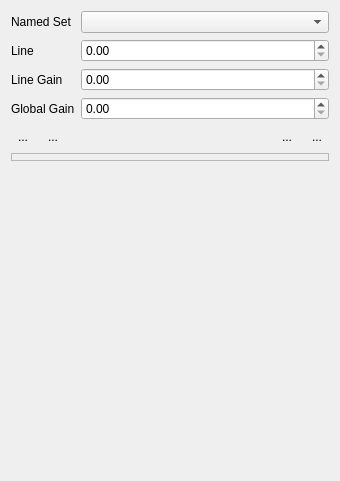
<?xml version="1.0" encoding="UTF-8"?>
<ui version="4.0">
 <class>Form</class>
 <widget class="QWidget" name="Form">
  <property name="geometry">
   <rect>
    <x>0</x>
    <y>0</y>
    <width>340</width>
    <height>481</height>
   </rect>
  </property>
  <property name="windowTitle">
   <string>Form</string>
  </property>
  <layout class="QGridLayout" name="gridLayout">
   <item row="3" column="1">
    <widget class="MagnitudeSpinBox" name="globalGainBox"/>
   </item>
   <item row="0" column="1">
    <widget class="QComboBox" name="comboBox">
     <property name="sizePolicy">
      <sizepolicy hsizetype="MinimumExpanding" vsizetype="Fixed">
       <horstretch>0</horstretch>
       <verstretch>0</verstretch>
      </sizepolicy>
     </property>
    </widget>
   </item>
   <item row="4" column="0" colspan="2">
    <layout class="QHBoxLayout" name="horizontalLayout">
     <item>
      <widget class="QToolButton" name="startShuttlingSeqFiniteButton">
       <property name="text">
        <string>...</string>
       </property>
       <property name="icon">
        <iconset resource="Experiment.qrc">
         <normaloff>:/openicon/icons/media-playback-start-7.png</normaloff>:/openicon/icons/media-playback-start-7.png</iconset>
       </property>
       <property name="autoRaise">
        <bool>true</bool>
       </property>
      </widget>
     </item>
     <item>
      <widget class="QToolButton" name="startShuttlingSeqContButton">
       <property name="text">
        <string>...</string>
       </property>
       <property name="icon">
        <iconset resource="Experiment.qrc">
         <normaloff>:/openicon/icons/view-refresh-7.png</normaloff>:/openicon/icons/view-refresh-7.png</iconset>
       </property>
       <property name="autoRaise">
        <bool>true</bool>
       </property>
      </widget>
     </item>
     <item>
      <spacer name="horizontalSpacer">
       <property name="orientation">
        <enum>Qt::Horizontal</enum>
       </property>
       <property name="sizeHint" stdset="0">
        <size>
         <width>40</width>
         <height>20</height>
        </size>
       </property>
      </spacer>
     </item>
     <item>
      <widget class="QToolButton" name="addEdgeButton">
       <property name="text">
        <string>...</string>
       </property>
       <property name="icon">
        <iconset resource="Experiment.qrc">
         <normaloff>:/openicon/icons/edit-add.png</normaloff>:/openicon/icons/edit-add.png</iconset>
       </property>
       <property name="autoRaise">
        <bool>true</bool>
       </property>
      </widget>
     </item>
     <item>
      <widget class="QToolButton" name="removeEdgeButton">
       <property name="text">
        <string>...</string>
       </property>
       <property name="icon">
        <iconset resource="Experiment.qrc">
         <normaloff>:/openicon/icons/edit_remove.png</normaloff>:/openicon/icons/edit_remove.png</iconset>
       </property>
       <property name="autoRaise">
        <bool>true</bool>
       </property>
      </widget>
     </item>
    </layout>
   </item>
   <item row="3" column="0">
    <widget class="QLabel" name="label_4">
     <property name="text">
      <string>Global Gain</string>
     </property>
    </widget>
   </item>
   <item row="6" column="1">
    <spacer name="verticalSpacer">
     <property name="orientation">
      <enum>Qt::Vertical</enum>
     </property>
     <property name="sizeHint" stdset="0">
      <size>
       <width>20</width>
       <height>175</height>
      </size>
     </property>
    </spacer>
   </item>
   <item row="2" column="1">
    <widget class="MagnitudeSpinBox" name="lineGainBox"/>
   </item>
   <item row="2" column="0">
    <widget class="QLabel" name="label_2">
     <property name="text">
      <string>Line Gain</string>
     </property>
    </widget>
   </item>
   <item row="0" column="0">
    <widget class="QLabel" name="label_3">
     <property name="text">
      <string>Named Set</string>
     </property>
    </widget>
   </item>
   <item row="1" column="0">
    <widget class="QLabel" name="lineLabel">
     <property name="contextMenuPolicy">
      <enum>Qt::ActionsContextMenu</enum>
     </property>
     <property name="text">
      <string>Line</string>
     </property>
    </widget>
   </item>
   <item row="1" column="1">
    <widget class="MagnitudeSpinBox" name="lineBox"/>
   </item>
   <item row="5" column="0" colspan="2">
    <widget class="QFrame" name="shuttlingEdgesWidget">
     <property name="frameShape">
      <enum>QFrame::StyledPanel</enum>
     </property>
     <property name="frameShadow">
      <enum>QFrame::Raised</enum>
     </property>
     <property name="lineWidth">
      <number>0</number>
     </property>
     <layout class="QVBoxLayout" name="verticalLayout">
      <property name="spacing">
       <number>3</number>
      </property>
      <property name="leftMargin">
       <number>0</number>
      </property>
      <property name="topMargin">
       <number>3</number>
      </property>
      <property name="rightMargin">
       <number>0</number>
      </property>
      <property name="bottomMargin">
       <number>3</number>
      </property>
     </layout>
    </widget>
   </item>
  </layout>
 </widget>
 <customwidgets>
  <customwidget>
   <class>MagnitudeSpinBox</class>
   <extends>QDoubleSpinBox</extends>
   <header>MagnitudeSpinBox</header>
  </customwidget>
 </customwidgets>
 <tabstops>
  <tabstop>comboBox</tabstop>
  <tabstop>lineBox</tabstop>
  <tabstop>lineGainBox</tabstop>
  <tabstop>globalGainBox</tabstop>
  <tabstop>startShuttlingSeqFiniteButton</tabstop>
  <tabstop>startShuttlingSeqContButton</tabstop>
  <tabstop>addEdgeButton</tabstop>
  <tabstop>removeEdgeButton</tabstop>
 </tabstops>
 <resources>
  <include location="Experiment.qrc"/>
 </resources>
 <connections/>
</ui>
